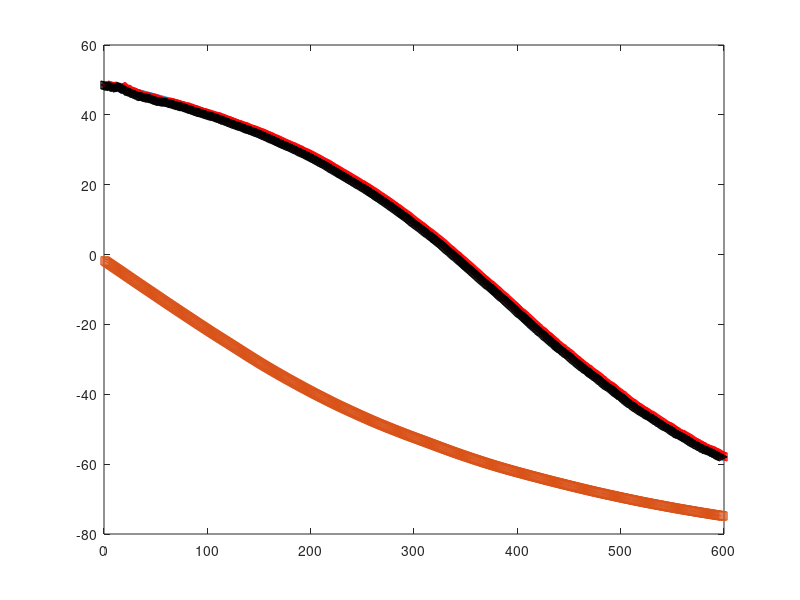
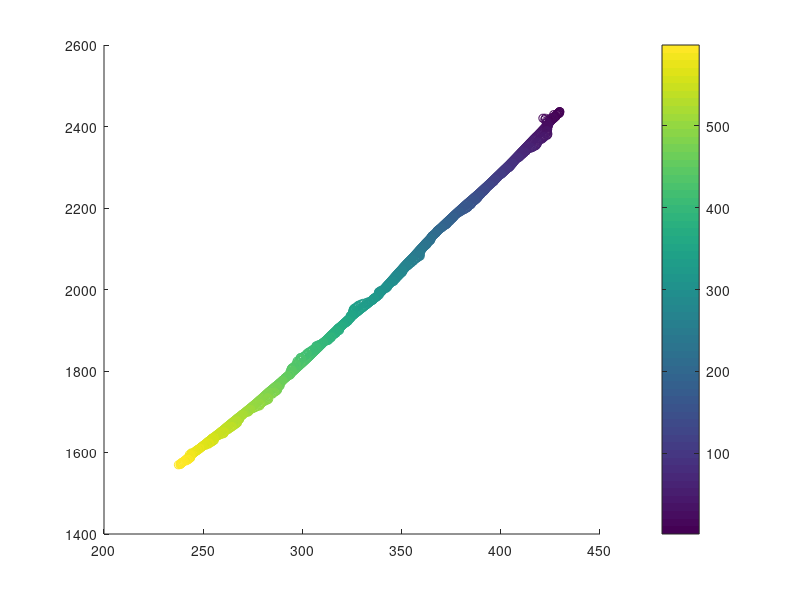

MATLAB code to generate these figures, in order:
close all;

clear all;

clc;

Iteration = 599; 

T = .1;  

Fx = [1 T; 0 1] ; % state transition matrix

F = blkdiag(Fx, Fx);

Taox = [T^2/2; T]; %input control matrix, this is for the system noise. Considering
%the case only one dimension, Tao is is 2by1 vector. As for the 2-D model,
%Tao should be like as below,

Tao = [Taox; Taox];

% H = [1 0]; % measurement matrix

Nm=100;

%% define main variables

v_mag = .5;  %process noise:

w_mag = [sqrt(3), sqrt(4), sqrt(1)];  %measurement noise pre_set up

R = diag(w_mag.^2); %covariance of measurement noise, in this case, only position 
                %is measuered, so R is a 1by1matrix. 

Qx = v_mag^2 * [T^4/4 T^3/2; T^3/2 T^2]; 

Q = blkdiag(Qx,Qx);

Px=v_mag^2*[1 1/T;1/T 2/(T^2)];

P = blkdiag(Px,Px);

    A=randn(Iteration,1);

    A2=randn(Iteration,1);
    
    w= randn(1,Iteration)*w_mag(1);
    
 
%% initize result variables
% simulate the observation over time
    X_true=[];
        
    Z = []; % real_measurement
    
    X = [430,-3,2438,-15]';
    
%     X=(mvnrnd(X,P,1))';
    
    for t = 1 : Iteration
    
        X= F * X + [v_mag * randn*[(T^2/2); T];v_mag * randn*[(T^2/2); T]];              
            
            X_true=[X_true;X'];
 
    end
    
    


    %Meausrement;

%     target = load('sim1_target_location.mat');
    
%     X_true(:,1)= target.res(:,1);
%     
%     X_true(:,3)= target.res(:,1);
%         
    trajc_x = X_true(:,1);

    trajc_y = X_true(:,3);

%% Simulate the SigIn data at the location (231, 2306)
    dir_vec(:,1) = 231 - X_true(:,1);
    
    dir_vec(:,2) = 2306 - X_true(:,3);
    
    dir_vec(:,3) = sqrt(dir_vec(:,1).^2+ dir_vec(:,2).^2);
    
    dir_vec(:,1)= dir_vec(:,1).*X_true(:,2);
    
    dir_vec(:,2)= dir_vec(:,2).*X_true(:,4);
    
    dir_vec(:,4)= (dir_vec(:,1)+dir_vec(:,2))./dir_vec(:,3);
    
 % The ridial rate is saved in the dir_vec(:,4), [dx,dy]*[vx vy]'/|dx,dy|   
    
    
%% Simulate the DOA estimation;

    theta2_real = atand((trajc_y-2450)./(trajc_x-0));

    theta1_real = atand((trajc_y-1950)./(trajc_x-0));
 
%%    figure;
    



    x_pest = 500./(tand(theta1_real)-tand(theta2_real));

    y_pest = x_pest .* tand(theta1_real) +1950;

    x_pest = x_pest + 0;

%     plot(trajc_x, trajc_y), grid;

%     hold on;

%     plot(x_pest, y_pest,'r*');
    
    Z = [theta1_real theta2_real dir_vec(:,4)];
    
    Z = Z + randn(size(Z))*diag(w_mag);
    
    
    %% Do kalman filtering
    %initize estimation variables
    
    % re-initized state
    
%     X_hat =(mvnrnd(X,P,1))';
    
    X_hat = [430,-3,2438,-15]';
   
    X_pred = [];
    
    predic_var = [];
    
    W_save=[];
    
    Z_est =[];
    
     Z_est_backup=[];
    
    for t = 1:length(X_true)
            
        X_hat = F * X_hat;
            
        P = F * P * F' + Q;
            
        predic_var = [predic_var; P];
        
       % Start of Jacobian matrix for the observation function h(x);
        Deno1 = (X_hat(1)-0)^2+(X_hat(3)-1950)^2;
        
        Nume1x = X_hat(1)-0;
        
        Nume1y = 1950- X_hat(3);
        
        Deno2 = (X_hat(1)-0)^2+(X_hat(3)-2450)^2;
        
        Nume2x = X_hat(1)-0;
        
        Nume2y = 2450- X_hat(3);
        
        % For SigIn the Jacobian row is 
        
        
        
        a = X_hat(1)- 231;
        
        b = X_hat(3) - 2306;
        
        c = a^2 + b^2;
        
        item1 = -X_hat(2)* sqrt(c) + (a*X_hat(2)+b*X_hat(4) )* a/sqrt(c);
        
        item1 = item1/c;
        
        item2 = -a/sqrt(c);
        
        item3 = -X_hat(4)*sqrt(c) + (a*X_hat(2)+b*X_hat(4))*b/sqrt(c);
        
        item3 = item3/c;
        
        item4 = -b/sqrt(c);
        
        H_l= [item1, item2,item3, item4];
              
        H = 180/3.14*[Nume1y/Deno1, 0 , Nume1x/Deno1, 0; Nume2y/Deno2, 0 , Nume2x/Deno2, 0];   
        
        H = [H; H_l];
        
        %End of Jacobian matrix for the observation function h(x);        
          
        W = P*H'/(H*P*H'+R);
        
        W_save=[W_save ; W]; % save the gain matrix
        
        theta2 = atand((X_hat(3)-2450)./(X_hat(1)-0));

        theta1 = atand((X_hat(3)-1950)./(X_hat(1)-0));
        
        s1 = 231 - X_hat(1);
    
        s2 = 2306 - X_hat(3);

        s3 = s1^2+ s2^2;
        
        s4 = s1*X_hat(2) + s2*X_hat(4);
        
        s_est = s4/sqrt(s1^2+s2^2);
        
        Z_est = [theta1; theta2; s_est];
        
        Z_est_backup = [Z_est_backup Z_est];
        
        X_hat = X_hat + W * (Z(t,:)' - Z_est);

        P =  (eye(4)-W*H)*P;
                
        X_pred = [X_pred; X_hat'];

    end
    
    
    figure, plot(theta1_real,'-+'), hold on, plot(theta2_real,'-.s');
    
    plot(Z_est_backup(1,:)','r-<'), plot(Z_est_backup(1,:)', 'k->');
  
    
    figure;
    
    scatter(trajc_x, trajc_y,[],1:length(trajc_x)),hold on;
    
    scatter(X_pred(:,1), X_pred(:,3), [], 1:length(X_pred(:,1))), colorbar;

    save('phase1_2doa_1sigin', 'X_true', 'X_pred','theta1_real','theta2_real','Z_est_backup','dir_vec')

